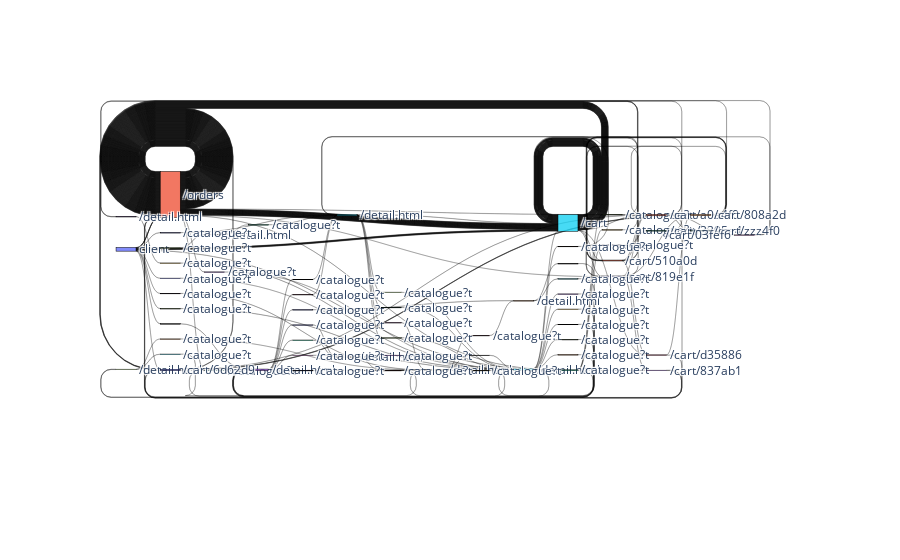

Here is the notebook cell this chart was saved with:
### Code cell
create_sankey(flows,20, num_dict,'longest')

### Figure 1 — Plotly figure (JSON) as saved in the notebook; plotly's stock layout.template omitted (floating-point values rounded to 4 significant figures; data arrays with more than 128 entries replaced by an {"elided": "..."} marker saying what was removed)
{"data": [{"arrangement": "snap", "link": {"source": {"elided": "457 int values"}, "target": {"elided": "457 int values"}, "value": {"elided": "457 int values"}}, "node": {"label": {"elided": "15562 str values"}, "line": {"color": "black", "width": 0.5}, "pad": 15, "thickness": 20}, "type": "sankey"}], "layout": {}}
